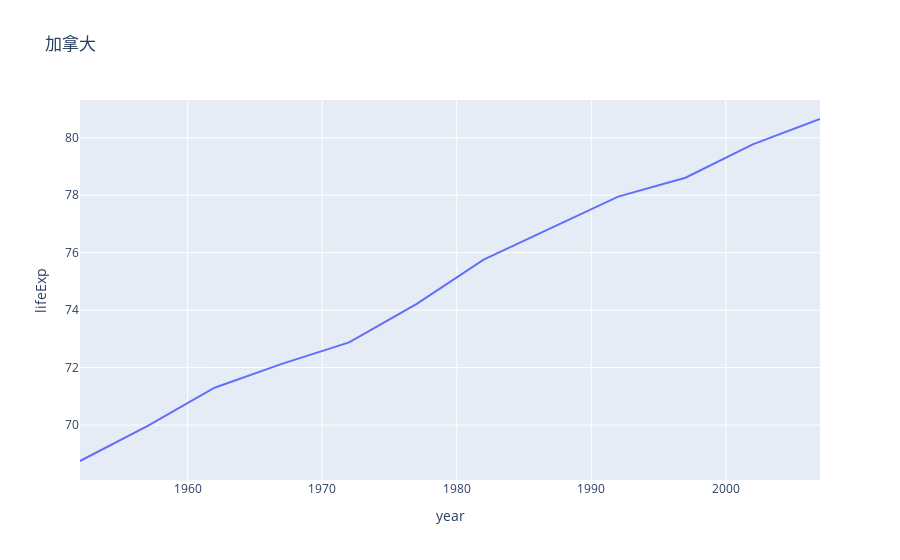

This figure's notebook cell:
### Code cell
import plotly.express as px

df = px.data.gapminder().query("country=='Canada'")
fig = px.line(df, x="year", y="lifeExp", title='加拿大')
fig.show()

### Figure 1 — Plotly figure (JSON) as saved in the notebook; plotly's stock layout.template omitted (floating-point values rounded to 4 significant figures)
{"data": [{"hovertemplate": "year=%{x}<br>lifeExp=%{y}<extra></extra>", "legendgroup": "", "line": {"color": "#636efa", "dash": "solid"}, "marker": {"symbol": "circle"}, "mode": "lines", "name": "", "orientation": "v", "showlegend": false, "type": "scatter", "x": [1952, 1957, 1962, 1967, 1972, 1977, 1982, 1987, 1992, 1997, 2002, 2007], "xaxis": "x", "y": [68.75, 69.96, 71.3, 72.13, 72.88, 74.21, 75.76, 76.86, 77.95, 78.61, 79.77, 80.65], "yaxis": "y"}], "layout": {"legend": {"tracegroupgap": 0}, "title": {"text": "加拿大"}, "xaxis": {"anchor": "y", "domain": [0, 1], "title": {"text": "year"}}, "yaxis": {"anchor": "x", "domain": [0, 1], "title": {"text": "lifeExp"}}}}
